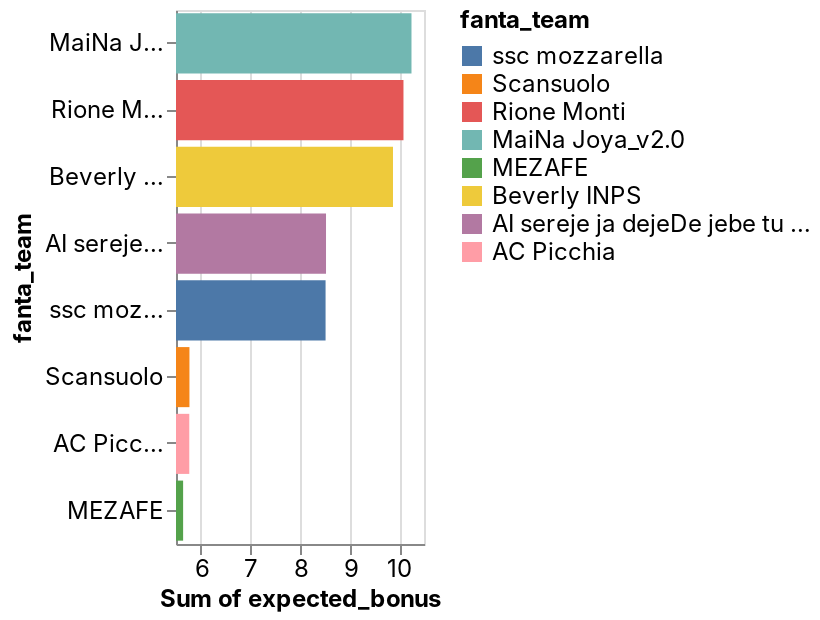

Notebook cell for this chart:
### Code cell
_deepnote_run_altair(predictions, """{"$schema":"https://vega.github.io/schema/vega-lite/v4.json","mark":{"type":"bar","tooltip":{"content":"data"}},"height":220,"autosize":{"type":"fit"},"data":{"name":"placeholder"},"encoding":{"x":{"field":"expected_bonus","type":"quantitative","sort":null,"scale":{"type":"linear","zero":false},"aggregate":"sum"},"y":{"field":"fanta_team","type":"nominal","sort":{"order":"descending","encoding":"x"},"scale":{"type":"linear","zero":true}},"color":{"field":"fanta_team","type":"nominal","sort":null,"scale":{"type":"linear","zero":false}}}}""")

### Figure 1 — Vega-Lite specification as saved in the notebook (floating-point values rounded to 4 significant figures)
{"config": {"view": {"continuousWidth": 400, "continuousHeight": 300}, "area": {"fill": "#51C0E9"}, "axis": {"labelFont": "Inter, sans-serif", "labelFontSize": 12, "labelFontWeight": "normal", "labelLimit": 60, "labelOverlap": "greedy", "titleFont": "Inter, sans-serif", "titleFontSize": 12, "titleFontWeight": "bold"}, "background": "#ffffff", "legend": {"labelFont": "Inter, sans-serif", "labelFontSize": 12, "titleFont": "Inter, sans-serif", "titleFontSize": 12, "titleFontWeight": "bold"}, "line": {"stroke": "#51C0E9", "strokeWidth": 2}, "rect": {"fill": "#51C0E9"}, "title": {"anchor": "start", "color": "#000000", "font": "Inter, sans-serif", "fontSize": 22, "fontWeight": "normal"}}, "data": {"name": "data-70b8ec7ebf9085c8188238b2d2eb2089"}, "mark": {"type": "bar", "tooltip": {"content": "data"}}, "autosize": {"type": "fit"}, "encoding": {"color": {"type": "nominal", "field": "fanta_team", "scale": {"type": "linear", "zero": false}, "sort": null}, "x": {"type": "quantitative", "aggregate": "sum", "field": "expected_bonus", "scale": {"type": "linear", "zero": false}, "sort": null}, "y": {"type": "nominal", "field": "fanta_team", "scale": {"type": "linear", "zero": true}, "sort": {"encoding": "x", "order": "descending"}}}, "height": 300, "width": "container", "$schema": "https://vega.github.io/schema/vega-lite/v4.json", "datasets": {"data-70b8ec7ebf9085c8188238b2d2eb2089": [{"fanta_team": "ssc mozzarella", "role": "D", "player": "Rui", "home_team": "Napoli", "away_team": "Salernitana", "date": "2022-01-23T00:00:00", "expected_bonus": 0.4376}, {"fanta_team": "ssc mozzarella", "role": "D", "player": "Smalling", "home_team": "Empoli", "away_team": "Roma", "date": "2022-01-23T00:00:00", "expected_bonus": 0.3123}, {"fanta_team": "ssc mozzarella", "role": "D", "player": "Ibañez", "home_team": "Empoli", "away_team": "Roma", "date": "2022-01-23T00:00:00", "expected_bonus": 0.2231}, {"fanta_team": "ssc mozzarella", "role": "D", "player": "Tomori", "home_team": "AC Milan", "away_team": "Juventus", "date": "2022-01-23T00:00:00", "expected_bonus": 0.123}, {"fanta_team": "ssc mozzarella", "role": "C", "player": "Mkhitaryan", "home_team": "Empoli", "away_team": "Roma", "date": "2022-01-23T00:00:00", "expected_bonus": 0.9266}, {"fanta_team": "ssc mozzarella", "role": "C", "player": "Chiesa", "home_team": "AC Milan", "away_team": "Juventus", "date": "2022-01-23T00:00:00", "expected_bonus": 0.8434}, {"fanta_team": "ssc mozzarella", "role": "C", "player": "Fabián", "home_team": "Napoli", "away_team": "Salernitana", "date": "2022-01-23T00:00:00", "expected_bonus": 0.6357}, {"fanta_team": "ssc mozzarella", "role": "C", "player": "Torreira", "home_team": "Cagliari", "away_team": "Fiorentina", "date": "2022-01-23T00:00:00", "expected_bonus": 0.3045}, {"fanta_team": "ssc mozzarella", "role": "C", "player": "Lopez", "home_team": "Torino", "away_team": "Sassuolo", "date": "2022-01-23T00:00:00", "expected_bonus": 0.126}, {"fanta_team": "ssc mozzarella", "role": "A", "player": "Osimhen", "home_team": "Napoli", "away_team": "Salernitana", "date": "2022-01-23T00:00:00", "expected_bonus": 2.842}, {"fanta_team": "ssc mozzarella", "role": "A", "player": "Politano", "home_team": "Napoli", "away_team": "Salernitana", "date": "2022-01-23T00:00:00", "expected_bonus": 1.01}, {"fanta_team": "ssc mozzarella", "role": "A", "player": "Pavoletti", "home_team": "Cagliari", "away_team": "Fiorentina", "date": "2022-01-23T00:00:00", "expected_bonus": 0.303}, {"fanta_team": "ssc mozzarella", "role": "A", "player": "Ribéry", "home_team": "Napoli", "away_team": "Salernitana", "date": "2022-01-23T00:00:00", "expected_bonus": 0.2306}, {"fanta_team": "ssc mozzarella", "role": "A", "player": "Bonazzoli", "home_team": "Napoli", "away_team": "Salernitana", "date": "2022-01-23T00:00:00", "expected_bonus": 0.1984}, {"fanta_team": "Scansuolo ", "role": "D", "player": "Koulibaly", "home_team": "Napoli", "away_team": "Salernitana", "date": "2022-01-23T00:00:00", "expected_bonus": 0.3666}, {"fanta_team": "Scansuolo ", "role": "D", "player": "Vojvoda", "home_team": "Torino", "away_team": "Sassuolo", "date": "2022-01-23T00:00:00", "expected_bonus": 0.3541}, {"fanta_team": "Scansuolo ", "role": "D", "player": "Karsdorp", "home_team": "Empoli", "away_team": "Roma", "date": "2022-01-23T00:00:00", "expected_bonus": 0.229}, {"fanta_team": "Scansuolo ", "role": "D", "player": "Zappa", "home_team": "Cagliari", "away_team": "Fiorentina", "date": "2022-01-23T00:00:00", "expected_bonus": 0.0964}, {"fanta_team": "Scansuolo ", "role": "C", "player": "Diaz", "home_team": "AC Milan", "away_team": "Juventus", "date": "2022-01-23T00:00:00", "expected_bonus": 0.5339}, {"fanta_team": "Scansuolo ", "role": "C", "player": "Messias", "home_team": "AC Milan", "away_team": "Juventus", "date": "2022-01-23T00:00:00", "expected_bonus": 0.3877}, {"fanta_team": "Scansuolo ", "role": "C", "player": "Traore", "home_team": "Torino", "away_team": "Sassuolo", "date": "2022-01-23T00:00:00", "expected_bonus": 0.194}, {"fanta_team": "Scansuolo ", "role": "A", "player": "Scamacca", "home_team": "Torino", "away_team": "Sassuolo", "date": "2022-01-23T00:00:00", "expected_bonus": 1.236}, {"fanta_team": "Scansuolo ", "role": "A", "player": "Pedro", "home_team": "Cagliari", "away_team": "Fiorentina", "date": "2022-01-23T00:00:00", "expected_bonus": 0.9035}, {"fanta_team": "Scansuolo ", "role": "A", "player": "Leão", "home_team": "AC Milan", "away_team": "Juventus", "date": "2022-01-23T00:00:00", "expected_bonus": 0.7748}, {"fanta_team": "Scansuolo ", "role": "A", "player": "Simy", "home_team": "Napoli", "away_team": "Salernitana", "date": "2022-01-23T00:00:00", "expected_bonus": 0.6954}, {"fanta_team": "Rione Monti", "role": "D", "player": "Singo", "home_team": "Torino", "away_team": "Sassuolo", "date": "2022-01-23T00:00:00", "expected_bonus": 0.4568}, {"fanta_team": "Rione Monti", "role": "D", "player": "Biraghi", "home_team": "Cagliari", "away_team": "Fiorentina", "date": "2022-01-23T00:00:00", "expected_bonus": 0.4535}, {"fanta_team": "Rione Monti", "role": "D", "player": "Bastoni", "home_team": "Spezia", "away_team": "Sampdoria", "date": "2022-01-23T00:00:00", "expected_bonus": 0.3513}, {"fanta_team": "Rione Monti", "role": "D", "player": "Bremer", "home_team": "Torino", "away_team": "Sassuolo", "date": "2022-01-23T00:00:00", "expected_bonus": 0.3178}, {"fanta_team": "Rione Monti", "role": "D", "player": "Viña", "home_team": "Empoli", "away_team": "Roma", "date": "2022-01-23T00:00:00", "expected_bonus": 0.2234}, {"fanta_team": "Rione Monti", "role": "D", "player": "Mancini", "home_team": "Empoli", "away_team": "Roma", "date": "2022-01-23T00:00:00", "expected_bonus": 0.1994}, {"fanta_team": "Rione Monti", "role": "C", "player": "Pellegrini", "home_team": "Empoli", "away_team": "Roma", "date": "2022-01-23T00:00:00", "expected_bonus": 1.736}, {"fanta_team": "Rione Monti", "role": "C", "player": "Zaniolo", "home_team": "Empoli", "away_team": "Roma", "date": "2022-01-23T00:00:00", "expected_bonus": 1.119}, {"fanta_team": "Rione Monti", "role": "C", "player": "Frattesi", "home_team": "Torino", "away_team": "Sassuolo", "date": "2022-01-23T00:00:00", "expected_bonus": 0.5083}, {"fanta_team": "Rione Monti", "role": "C", "player": "Damsgaard", "home_team": "Spezia", "away_team": "Sampdoria", "date": "2022-01-23T00:00:00", "expected_bonus": 0.3815}, {"fanta_team": "Rione Monti", "role": "C", "player": "Kovalenko", "home_team": "Spezia", "away_team": "Sampdoria", "date": "2022-01-23T00:00:00", "expected_bonus": 0.2164}, {"fanta_team": "Rione Monti", "role": "C", "player": "Strootman", "home_team": "Cagliari", "away_team": "Fiorentina", "date": "2022-01-23T00:00:00", "expected_bonus": 0.1263}, {"fanta_team": "Rione Monti", "role": "A", "player": "Ibrahimovic", "home_team": "AC Milan", "away_team": "Juventus", "date": "2022-01-23T00:00:00", "expected_bonus": 1.569}, {"fanta_team": "Rione Monti", "role": "A", "player": "Morata", "home_team": "AC Milan", "away_team": "Juventus", "date": "2022-01-23T00:00:00", "expected_bonus": 0.8857}, {"fanta_team": "Rione Monti", "role": "A", "player": "Shomurodov", "home_team": "Empoli", "away_team": "Roma", "date": "2022-01-23T00:00:00", "expected_bonus": 0.8151}, {"fanta_team": "Rione Monti", "role": "A", "player": "Raspadori", "home_team": "Torino", "away_team": "Sassuolo", "date": "2022-01-23T00:00:00", "expected_bonus": 0.7275}, {"fanta_team": "MaiNa Joya_v2.0", "role": "D", "player": "Hernández", "home_team": "AC Milan", "away_team": "Juventus", "date": "2022-01-23T00:00:00", "expected_bonus": 0.3841}, {"fanta_team": "MaiNa Joya_v2.0", "role": "D", "player": "Milenkovic", "home_team": "Cagliari", "away_team": "Fiorentina", "date": "2022-01-23T00:00:00", "expected_bonus": 0.2276}, {"fanta_team": "MaiNa Joya_v2.0", "role": "D", "player": "Stojanovic", "home_team": "Empoli", "away_team": "Roma", "date": "2022-01-23T00:00:00", "expected_bonus": 0.1443}, {"fanta_team": "MaiNa Joya_v2.0", "role": "D", "player": "Godín", "home_team": "Cagliari", "away_team": "Fiorentina", "date": "2022-01-23T00:00:00", "expected_bonus": 0.1174}, {"fanta_team": "MaiNa Joya_v2.0", "role": "D", "player": "Ferrari", "home_team": "Torino", "away_team": "Sassuolo", "date": "2022-01-23T00:00:00", "expected_bonus": 0.1158}, {"fanta_team": "MaiNa Joya_v2.0", "role": "D", "player": "Ruggeri", "home_team": "Napoli", "away_team": "Salernitana", "date": "2022-01-23T00:00:00", "expected_bonus": 0.09147}, {"fanta_team": "MaiNa Joya_v2.0", "role": "C", "player": "Veretout", "home_team": "Empoli", "away_team": "Roma", "date": "2022-01-23T00:00:00", "expected_bonus": 0.852}, {"fanta_team": "MaiNa Joya_v2.0", "role": "C", "player": "Bajrami", "home_team": "Empoli", "away_team": "Roma", "date": "2022-01-23T00:00:00", "expected_bonus": 0.7234}, {"fanta_team": "MaiNa Joya_v2.0", "role": "C", "player": "Djuricic", "home_team": "Torino", "away_team": "Sassuolo", "date": "2022-01-23T00:00:00", "expected_bonus": 0.6519}, {"fanta_team": "MaiNa Joya_v2.0", "role": "C", "player": "Pobega", "home_team": "Torino", "away_team": "Sassuolo", "date": "2022-01-23T00:00:00", "expected_bonus": 0.6142}, {"fanta_team": "MaiNa Joya_v2.0", "role": "C", "player": "Maleh", "home_team": "Cagliari", "away_team": "Fiorentina", "date": "2022-01-23T00:00:00", "expected_bonus": 0.48}, {"fanta_team": "MaiNa Joya_v2.0", "role": "A", "player": "Insigne", "home_team": "Napoli", "away_team": "Salernitana", "date": "2022-01-23T00:00:00", "expected_bonus": 2.088}, {"fanta_team": "MaiNa Joya_v2.0", "role": "A", "player": "Abraham", "home_team": "Empoli", "away_team": "Roma", "date": "2022-01-23T00:00:00", "expected_bonus": 2.053}, {"fanta_team": "MaiNa Joya_v2.0", "role": "A", "player": "Brekalo", "home_team": "Torino", "away_team": "Sassuolo", "date": "2022-01-23T00:00:00", "expected_bonus": 0.9094}, {"fanta_team": "MaiNa Joya_v2.0", "role": "A", "player": "Cutrone", "home_team": "Empoli", "away_team": "Roma", "date": "2022-01-23T00:00:00", "expected_bonus": 0.7954}, {"fanta_team": "MEZAFE", "role": "D", "player": "Bonucci", "home_team": "AC Milan", "away_team": "Juventus", "date": "2022-01-23T00:00:00", "expected_bonus": 0.2607}, {"fanta_team": "MEZAFE", "role": "D", "player": "Nastasic", "home_team": "Cagliari", "away_team": "Fiorentina", "date": "2022-01-23T00:00:00", "expected_bonus": 0.1466}, {"fanta_team": "MEZAFE", "role": "D", "player": "Danilo", "home_team": "AC Milan", "away_team": "Juventus", "date": "2022-01-23T00:00:00", "expected_bonus": 0.124}, {"fanta_team": "MEZAFE", "role": "D", "player": "Chiellini", "home_team": "AC Milan", "away_team": "Juventus", "date": "2022-01-23T00:00:00", "expected_bonus": 0.1037}, {"fanta_team": "MEZAFE", "role": "C", "player": "Verdi", "home_team": "Torino", "away_team": "Sassuolo", "date": "2022-01-23T00:00:00", "expected_bonus": 0.5299}, {"fanta_team": "MEZAFE", "role": "C", "player": "Saelemaekers", "home_team": "AC Milan", "away_team": "Juventus", "date": "2022-01-23T00:00:00", "expected_bonus": 0.466}, {"fanta_team": "MEZAFE", "role": "C", "player": "Cristante", "home_team": "Empoli", "away_team": "Roma", "date": "2022-01-23T00:00:00", "expected_bonus": 0.3806}, {"fanta_team": "MEZAFE", "role": "C", "player": "McKennie", "home_team": "AC Milan", "away_team": "Juventus", "date": "2022-01-23T00:00:00", "expected_bonus": 0.3456}, {"fanta_team": "MEZAFE", "role": "C", "player": "Tonali", "home_team": "AC Milan", "away_team": "Juventus", "date": "2022-01-23T00:00:00", "expected_bonus": 0.2823}, {"fanta_team": "MEZAFE", "role": "C", "player": "Castrovilli", "home_team": "Cagliari", "away_team": "Fiorentina", "date": "2022-01-23T00:00:00", "expected_bonus": 0.2408}, {"fanta_team": "MEZAFE", "role": "A", "player": "Dybala", "home_team": "AC Milan", "away_team": "Juventus", "date": "2022-01-23T00:00:00", "expected_bonus": 1.156}, {"fanta_team": "MEZAFE", "role": "A", "player": "Quagliarella", "home_team": "Spezia", "away_team": "Sampdoria", "date": "2022-01-23T00:00:00", "expected_bonus": 1.027}, {"fanta_team": "MEZAFE", "role": "A", "player": "Rebic", "home_team": "AC Milan", "away_team": "Juventus", "date": "2022-01-23T00:00:00", "expected_bonus": 0.3323}, {"fanta_team": "MEZAFE", "role": "A", "player": "Kean", "home_team": "AC Milan", "away_team": "Juventus", "date": "2022-01-23T00:00:00", "expected_bonus": 0.2476}, {"fanta_team": "Beverly INPS", "role": "D", "player": "Cuadrado", "home_team": "AC Milan", "away_team": "Juventus", "date": "2022-01-23T00:00:00", "expected_bonus": 0.303}, {"fanta_team": "Beverly INPS", "role": "D", "player": "Lorenzo", "home_team": "Napoli", "away_team": "Salernitana", "date": "2022-01-23T00:00:00", "expected_bonus": 0.2885}, {"fanta_team": "Beverly INPS", "role": "D", "player": "Romagnoli", "home_team": "AC Milan", "away_team": "Juventus", "date": "2022-01-23T00:00:00", "expected_bonus": 0.1477}, {"fanta_team": "Beverly INPS", "role": "D", "player": "Kjaer", "home_team": "AC Milan", "away_team": "Juventus", "date": "2022-01-23T00:00:00", "expected_bonus": 0.1248}, {"fanta_team": "Beverly INPS", "role": "C", "player": "Zielinski", "home_team": "Napoli", "away_team": "Salernitana", "date": "2022-01-23T00:00:00", "expected_bonus": 1.339}, {"fanta_team": "Beverly INPS", "role": "C", "player": "Praet", "home_team": "Torino", "away_team": "Sassuolo", "date": "2022-01-23T00:00:00", "expected_bonus": 0.7462}, {"fanta_team": "Beverly INPS", "role": "C", "player": "Callejón", "home_team": "Cagliari", "away_team": "Fiorentina", "date": "2022-01-23T00:00:00", "expected_bonus": 0.6757}, {"fanta_team": "Beverly INPS", "role": "C", "player": "Elmas", "home_team": "Napoli", "away_team": "Salernitana", "date": "2022-01-23T00:00:00", "expected_bonus": 0.5119}, {"fanta_team": "Beverly INPS", "role": "C", "player": "Kessié", "home_team": "AC Milan", "away_team": "Juventus", "date": "2022-01-23T00:00:00", "expected_bonus": 0.393}, {"fanta_team": "Beverly INPS", "role": "C", "player": "Kulusevski", "home_team": "AC Milan", "away_team": "Juventus", "date": "2022-01-23T00:00:00", "expected_bonus": 0.3104}, {"fanta_team": "Beverly INPS", "role": "A", "player": "Mertens", "home_team": "Napoli", "away_team": "Salernitana", "date": "2022-01-23T00:00:00", "expected_bonus": 1.922}, {"fanta_team": "Beverly INPS", "role": "A", "player": "González", "home_team": "Cagliari", "away_team": "Fiorentina", "date": "2022-01-23T00:00:00", "expected_bonus": 1.151}, {"fanta_team": "Beverly INPS", "role": "A", "player": "Berardi", "home_team": "Torino", "away_team": "Sassuolo", "date": "2022-01-23T00:00:00", "expected_bonus": 0.984}, {"fanta_team": "Beverly INPS", "role": "A", "player": "Nzola", "home_team": "Spezia", "away_team": "Sampdoria", "date": "2022-01-23T00:00:00", "expected_bonus": 0.9774}, {"fanta_team": "AI sereje ja dejeDe jebe tu de jebere", "role": "D", "player": "Rrahmani", "home_team": "Napoli", "away_team": "Salernitana", "date": "2022-01-23T00:00:00", "expected_bonus": 0.3332}, {"fanta_team": "AI sereje ja dejeDe jebe tu de jebere", "role": "D", "player": "Manolas", "home_team": "Napoli", "away_team": "Salernitana", "date": "2022-01-23T00:00:00", "expected_bonus": 0.2407}, {"fanta_team": "AI sereje ja dejeDe jebe tu de jebere", "role": "D", "player": "Augello", "home_team": "Spezia", "away_team": "Sampdoria", "date": "2022-01-23T00:00:00", "expected_bonus": 0.1916}, {"fanta_team": "AI sereje ja dejeDe jebe tu de jebere", "role": "C", "player": "Candreva", "home_team": "Spezia", "away_team": "Sampdoria", "date": "2022-01-23T00:00:00", "expected_bonus": 0.8795}, {"fanta_team": "AI sereje ja dejeDe jebe tu de jebere", "role": "C", "player": "Bonaventura", "home_team": "Cagliari", "away_team": "Fiorentina", "date": "2022-01-23T00:00:00", "expected_bonus": 0.6431}, {"fanta_team": "AI sereje ja dejeDe jebe tu de jebere", "role": "C", "player": "Maggiore", "home_team": "Spezia", "away_team": "Sampdoria", "date": "2022-01-23T00:00:00", "expected_bonus": 0.3848}, {"fanta_team": "AI sereje ja dejeDe jebe tu de jebere", "role": "C", "player": "Locatelli", "home_team": "AC Milan", "away_team": "Juventus", "date": "2022-01-23T00:00:00", "expected_bonus": 0.2625}, {"fanta_team": "AI sereje ja dejeDe jebe tu de jebere", "role": "A", "player": "Vlahovic", "home_team": "Cagliari", "away_team": "Fiorentina", "date": "2022-01-23T00:00:00", "expected_bonus": 2.76}, {"fanta_team": "AI sereje ja dejeDe jebe tu de jebere", "role": "A", "player": "Caputo", "home_team": "Spezia", "away_team": "Sampdoria", "date": "2022-01-23T00:00:00", "expected_bonus": 1.129}, {"fanta_team": "AI sereje ja dejeDe jebe tu de jebere", "role": "A", "player": "Lozano", "home_team": "Napoli", "away_team": "Salernitana", "date": "2022-01-23T00:00:00", "expected_bonus": 1.046}, {"fanta_team": "AI sereje ja dejeDe jebe tu de jebere", "role": "A", "player": "Mancuso", "home_team": "Empoli", "away_team": "Roma", "date": "2022-01-23T00:00:00", "expected_bonus": 0.6544}, {"fanta_team": "AC Picchia", "role": "D", "player": "Calabria", "home_team": "AC Milan", "away_team": "Juventus", "date": "2022-01-23T00:00:00", "expected_bonus": 0.4528}, {"fanta_team": "AC Picchia", "role": "D", "player": "Odriozola", "home_team": "Cagliari", "away_team": "Fiorentina", "date": "2022-01-23T00:00:00", "expected_bonus": 0.2817}, {"fanta_team": "AC Picchia", "role": "D", "player": "Florenzi", "home_team": "AC Milan", "away_team": "Juventus", "date": "2022-01-23T00:00:00", "expected_bonus": 0.2816}, {"fanta_team": "AC Picchia", "role": "D", "player": "Sandro", "home_team": "AC Milan", "away_team": "Juventus", "date": "2022-01-23T00:00:00", "expected_bonus": 0.2064}, {"fanta_team": "AC Picchia", "role": "D", "player": "Ligt", "home_team": "AC Milan", "away_team": "Juventus", "date": "2022-01-23T00:00:00", "expected_bonus": 0.1806}, {"fanta_team": "AC Picchia", "role": "D", "player": "Dalbert", "home_team": "Cagliari", "away_team": "Fiorentina", "date": "2022-01-23T00:00:00", "expected_bonus": 0.1368}, {"fanta_team": "AC Picchia", "role": "C", "player": "Thorsby", "home_team": "Spezia", "away_team": "Sampdoria", "date": "2022-01-23T00:00:00", "expected_bonus": 0.3442}, {"fanta_team": "AC Picchia", "role": "C", "player": "Marin", "home_team": "Cagliari", "away_team": "Fiorentina", "date": "2022-01-23T00:00:00", "expected_bonus": 0.2568}, {"fanta_team": "AC Picchia", "role": "C", "player": "Nández", "home_team": "Cagliari", "away_team": "Fiorentina", "date": "2022-01-23T00:00:00", "expected_bonus": 0.2314}, {"fanta_team": "AC Picchia", "role": "A", "player": "Giroud", "home_team": "AC Milan", "away_team": "Juventus", "date": "2022-01-23T00:00:00", "expected_bonus": 1.221}, {"fanta_team": "AC Picchia", "role": "A", "player": "Belotti", "home_team": "Torino", "away_team": "Sassuolo", "date": "2022-01-23T00:00:00", "expected_bonus": 1.139}, {"fanta_team": "AC Picchia", "role": "A", "player": "Verde", "home_team": "Spezia", "away_team": "Sampdoria", "date": "2022-01-23T00:00:00", "expected_bonus": 0.5905}, {"fanta_team": "AC Picchia", "role": "A", "player": "Boga", "home_team": "Torino", "away_team": "Sassuolo", "date": "2022-01-23T00:00:00", "expected_bonus": 0.4448}]}}
